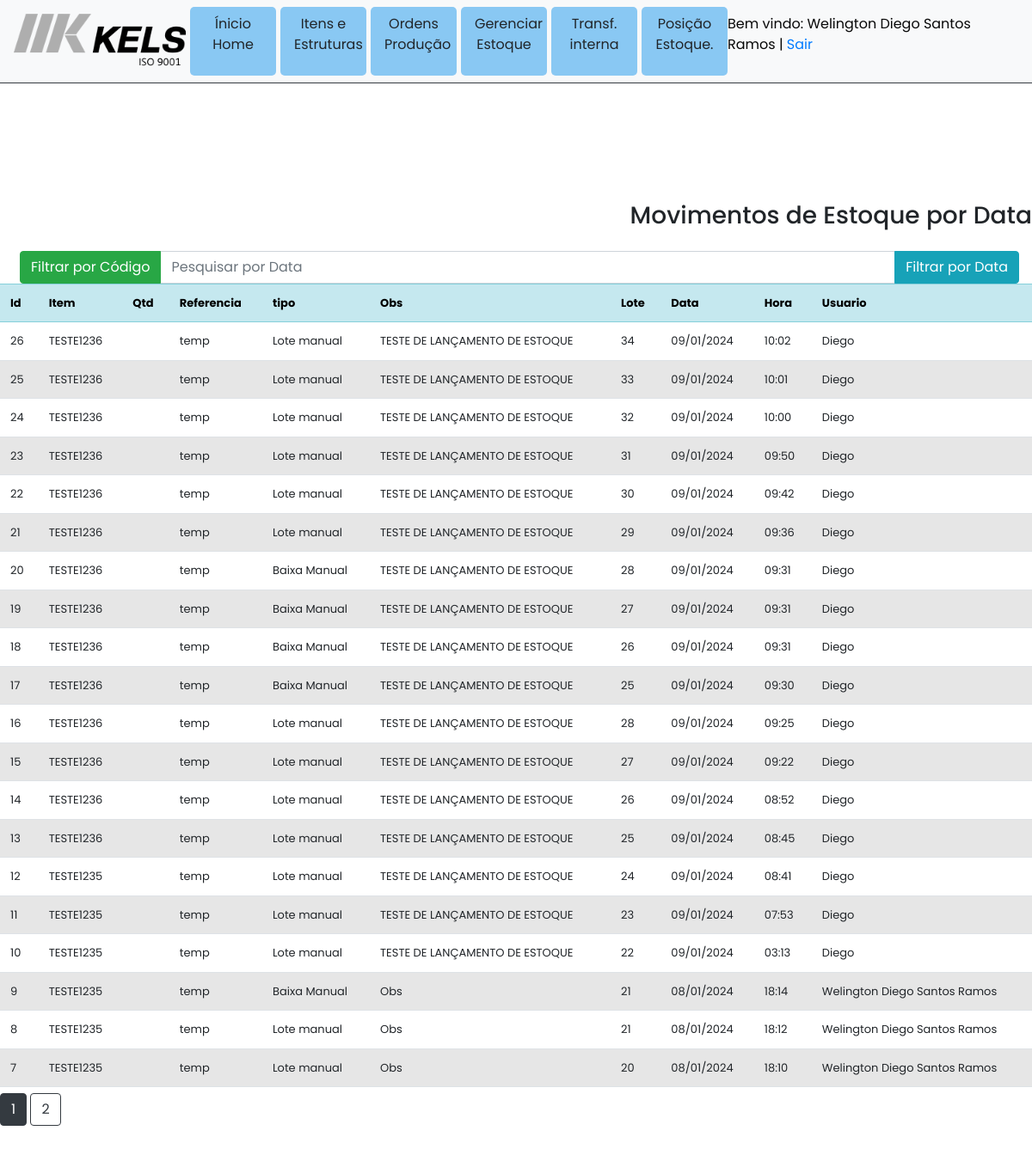
Screenshot of /lista_movimento_filtro (signed in) with the database file from the repository.
### models/models.py (models this page shows, shortened)
class User(db.Model, UserMixin):
    __tablename__ = "users"
    id = db.Column(db.Integer, primary_key=True)
    email = db.Column(db.String(50), unique=True, nullable=False)
    password = db.Column(db.String(100), nullable=False)
    name = db.Column(db.String(100), nullable=False)

class Movimentos_estoque(db.Model):
    __tablename__='Movimentos_estoque'
    id = db.Column(db.Integer, primary_key=True)
    item = db.Column(db.String(50))
    tipo = db.Column(db.String(50))
    lote_visual = db.Column(db.String(50))
    referencia = db.Column(db.Integer)
    quantidade = db.Column(db.Integer)
    obs = db.Column(db.String(250))
    data_movimento = db.Column(db.String(50))
    hora_movimento = db.Column(db.String(50))
    usuario = db.Column(db.String(90))

### app.py (the view)
@app.route('/lista_movimento_filtro', methods = ['GET','POST'])
def lista_movimento_filtro():
    if not current_user.is_authenticated:
        return redirect( url_for('login'))
    page = request.args.get('page', 1, type=int)
    data_movimento = request.form.get("data")
    if data_movimento == None:
        filtro = Movimentos_estoque.query.order_by(Movimentos_estoque.id.desc()).paginate(page=page,per_page=20)
    else:
        filtro = Movimentos_estoque.query.order_by(Movimentos_estoque.id.desc()).filter_by(data_movimento = data_movimento).paginate(page=page,per_page=20)
    return  render_template('lista_movimento_filtro.html', filtro = filtro, data_movimento = data_movimento)

### app.py (called while the page is built)
@login_manager.user_loader
def load_user(user_id):
    return User.query.get(user_id)

### templates/lista_movimento_filtro.html (shortened to what this page needs)
{% extends 'base.html' %}
{% block body %}
<p><p><p><p><p></p>
<p><p><p><p><p></p>
<div class="input-group mb-3 d-flex justify-content-end">
    <p><p><p><p><p></p>
    <h3 class="d-flex justify-content-center mt-2">Movimentos de Estoque por Data</h3>
</div>
<div class="w-100">
    <div class="row">
        <div class="col">
            <div class="table-responsive container_table">
                <div class="col">
                    <form method="POST" action="{{url_for('lista_movimento_filtro')}}" class="input-group">
                        <a href="{{url_for('lista_movimento')}}" type="button" class="btn btn-success ms-2">Filtrar por Código</a>
                        <input type="search"  class="form-control" placeholder="Pesquisar por Data" name="data"
                                aria-label="Pesquisar por Data" aria-describedby="basic-addon2" autocomplete="off">
                        <button type="submit" class="btn btn-info">Filtrar por Data</button>
                    </form>
                </div>
                <table class="table table table-striped table-Primary movimento">
                    <tr class="table-info">
                        <th>Id</th>
                        <th>Item</th>
                        <th>Qtd</th>
                        <th>Referencia</th>
                        <th>tipo</th>
                        <th>Obs</th>
                        <th>Lote</th>
                        <th>Data</th>
                        <th>Hora</th>
                        <th>Usuario</th>
                    </tr>
                    {% for row in filtro.items %}
                    <tr>
                        <td>{{row.id}}</td>
                        <td>{{row.item}}</td>
                        <td>{{row.qualidade}}</td>
                        <td>{{row.referencia}}</td>
                        <td>{{row.tipo}}</td>
                        <td>{{row.obs}}</td>
                        <td>{{row.lote_visual}}</td>
                        <td>{{row.data_movimento}}</td>
                        <td>{{row.hora_movimento}}</td>
                        <td>{{row.usuario}}</td>
                    </tr>
                    {% endfor %}
                </table>
            </div>
            {% for page_num in filtro.iter_pages(left_edge=1, right_edge=1,
                left_current=1, right_current=2) %} {% if page_num %} {% if filtro.page ==
                page_num %}
                <a
                  class="btn btn-dark mb-4"
                  href="{{ url_for('lista_movimento_filtro', page=page_num) }}"
                  >{{ page_num }}</a
                >
                {% else %}
                <a
                  class="btn btn-outline-dark mb-4"
                  href="{{ url_for('lista_movimento_filtro', page=page_num) }}"
                  >{{ page_num }}</a
                >
                {% endif %} {% else %} ... {% endif %} {% endfor %}
        </div>
    </div>
</div>
{% endblock %}

### templates/header.html (shortened to what this page needs)
{% extends 'base.html' %}
{% block body %}
<div class="container">
<nav class="navbar navbar-expand-lg  navbar-light bg-light w-100 fixed-top header  border-bottom border-2 border-dark">
  <img src="{{ url_for('static', filename='images/logo-iso.png')}}" width = 200 alt="logo">
    <div class="collapse navbar-collapse" id="navbarTogglerDemo03">
          <a class="nav-link card-menu text-center" href="{{url_for('index')}}"> Ínicio Home</a>
          <a class="nav-link card-menu text-center" href="{{ url_for('itens')}}">Itens e Estruturas</a>
          <a class="nav-link card-menu text-center" href="{{ url_for('ordens_producao_visual')}}">Ordens Produção</a>
          <a class="nav-link card-menu text-center" href="{{ url_for('gerenciar_estoque')}}">Gerenciar Estoque</a>
          <a class="nav-link card-menu text-center" href="{{ url_for('posicoes_estoque')}}">Transf. interna</a>
          <a class="nav-link card-menu text-center" href="{{ url_for('posicoes_estoque_omie')}}">Posição Estoque.</a>
    </div>
    <div class="usuario"><p> Bem vindo: {{ current_user.name }} | <a href="/logout">Sair</a> </p></div>
  </nav>
</div>
{% endblock %}

### static/style.css (style rules this page uses)
* { margin: 0; padding: 0; box-sizing: border-box; font-family: "Poppins", sans-serif; }
body { background: #F6F9FF; height: 100vh; width: 100%; display: flex; justify-content: center; align-items: center; flex-direction: column; color: #434343; font-size: 16px; }
.header { top: 0; }
table { white-space: nowrap; font-size: 13px; }
.container_table { overflow-x: auto; height: 70vh; }
.usuario { color: #080808; }
.card-menu { width: 100px; height: 80px; background: rgb(137, 200, 243); border-radius: 5px; margin-left: 5px; }

### rows the page displays
User: name "Welington Diego Santos Ramos"
Movimentos_estoque: id "26", item "TESTE1236", referencia "temp", tipo "Lote manual", obs "TESTE DE LANÇAMENTO DE ESTOQUE", lote_visual "34", data_movimento "09/01/2024", hora_movimento "10:02", usuario "Diego"
Movimentos_estoque: id "25", item "TESTE1236", referencia "temp", tipo "Lote manual", obs "TESTE DE LANÇAMENTO DE ESTOQUE", lote_visual "33", data_movimento "09/01/2024", hora_movimento "10:01", usuario "Diego"
Movimentos_estoque: id "24", item "TESTE1236", referencia "temp", tipo "Lote manual", obs "TESTE DE LANÇAMENTO DE ESTOQUE", lote_visual "32", data_movimento "09/01/2024", hora_movimento "10:00", usuario "Diego"
Movimentos_estoque: id "23", item "TESTE1236", referencia "temp", tipo "Lote manual", obs "TESTE DE LANÇAMENTO DE ESTOQUE", lote_visual "31", data_movimento "09/01/2024", hora_movimento "09:50", usuario "Diego"
Movimentos_estoque: id "22", item "TESTE1236", referencia "temp", tipo "Lote manual", obs "TESTE DE LANÇAMENTO DE ESTOQUE", lote_visual "30", data_movimento "09/01/2024", hora_movimento "09:42", usuario "Diego"
Movimentos_estoque: id "21", item "TESTE1236", referencia "temp", tipo "Lote manual", obs "TESTE DE LANÇAMENTO DE ESTOQUE", lote_visual "29", data_movimento "09/01/2024", hora_movimento "09:36", usuario "Diego"
Movimentos_estoque: id "20", item "TESTE1236", referencia "temp", tipo "Baixa Manual", obs "TESTE DE LANÇAMENTO DE ESTOQUE", lote_visual "28", data_movimento "09/01/2024", hora_movimento "09:31", usuario "Diego"
Movimentos_estoque: id "19", item "TESTE1236", referencia "temp", tipo "Baixa Manual", obs "TESTE DE LANÇAMENTO DE ESTOQUE", lote_visual "27", data_movimento "09/01/2024", hora_movimento "09:31", usuario "Diego"
Movimentos_estoque: id "18", item "TESTE1236", referencia "temp", tipo "Baixa Manual", obs "TESTE DE LANÇAMENTO DE ESTOQUE", lote_visual "26", data_movimento "09/01/2024", hora_movimento "09:31", usuario "Diego"
Movimentos_estoque: id "17", item "TESTE1236", referencia "temp", tipo "Baixa Manual", obs "TESTE DE LANÇAMENTO DE ESTOQUE", lote_visual "25", data_movimento "09/01/2024", hora_movimento "09:30", usuario "Diego"
Movimentos_estoque: id "16", item "TESTE1236", referencia "temp", tipo "Lote manual", obs "TESTE DE LANÇAMENTO DE ESTOQUE", lote_visual "28", data_movimento "09/01/2024", hora_movimento "09:25", usuario "Diego"
Movimentos_estoque: id "15", item "TESTE1236", referencia "temp", tipo "Lote manual", obs "TESTE DE LANÇAMENTO DE ESTOQUE", lote_visual "27", data_movimento "09/01/2024", hora_movimento "09:22", usuario "Diego"
Movimentos_estoque: id "14", item "TESTE1236", referencia "temp", tipo "Lote manual", obs "TESTE DE LANÇAMENTO DE ESTOQUE", lote_visual "26", data_movimento "09/01/2024", hora_movimento "08:52", usuario "Diego"
Movimentos_estoque: id "13", item "TESTE1236", referencia "temp", tipo "Lote manual", obs "TESTE DE LANÇAMENTO DE ESTOQUE", lote_visual "25", data_movimento "09/01/2024", hora_movimento "08:45", usuario "Diego"
Movimentos_estoque: id "12", item "TESTE1235", referencia "temp", tipo "Lote manual", obs "TESTE DE LANÇAMENTO DE ESTOQUE", lote_visual "24", data_movimento "09/01/2024", hora_movimento "08:41", usuario "Diego"
Movimentos_estoque: id "11", item "TESTE1235", referencia "temp", tipo "Lote manual", obs "TESTE DE LANÇAMENTO DE ESTOQUE", lote_visual "23", data_movimento "09/01/2024", hora_movimento "07:53", usuario "Diego"
Movimentos_estoque: id "10", item "TESTE1235", referencia "temp", tipo "Lote manual", obs "TESTE DE LANÇAMENTO DE ESTOQUE", lote_visual "22", data_movimento "09/01/2024", hora_movimento "03:13", usuario "Diego"
Movimentos_estoque: id "9", item "TESTE1235", referencia "temp", tipo "Baixa Manual", obs "Obs", lote_visual "21", data_movimento "08/01/2024", hora_movimento "18:14", usuario "Welington Diego Santos Ramos"
Movimentos_estoque: id "8", item "TESTE1235", referencia "temp", tipo "Lote manual", obs "Obs", lote_visual "21", data_movimento "08/01/2024", hora_movimento "18:12", usuario "Welington Diego Santos Ramos"
Movimentos_estoque: id "7", item "TESTE1235", referencia "temp", tipo "Lote manual", obs "Obs", lote_visual "20", data_movimento "08/01/2024", hora_movimento "18:10", usuario "Welington Diego Santos Ramos"

### other values shown
{{ page_num }} "1"
{{ page_num }} "2"
